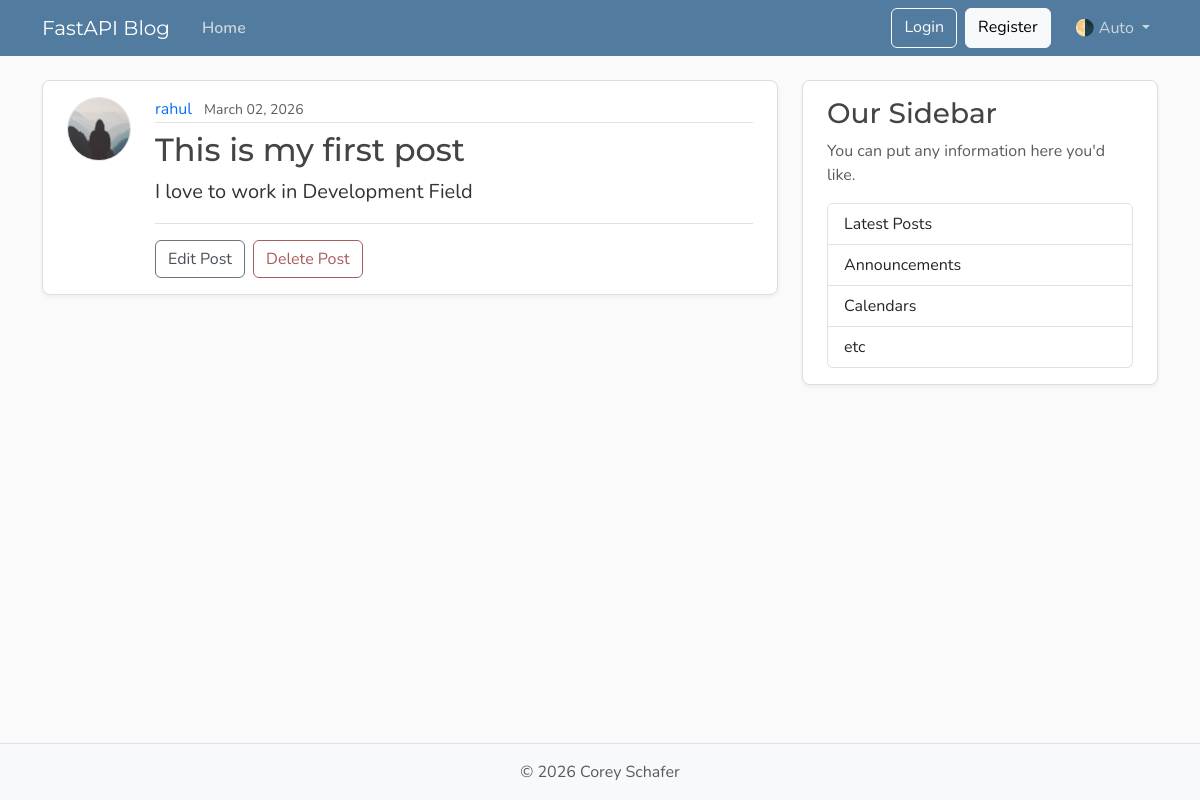
Before: /posts/1 with the older database file.
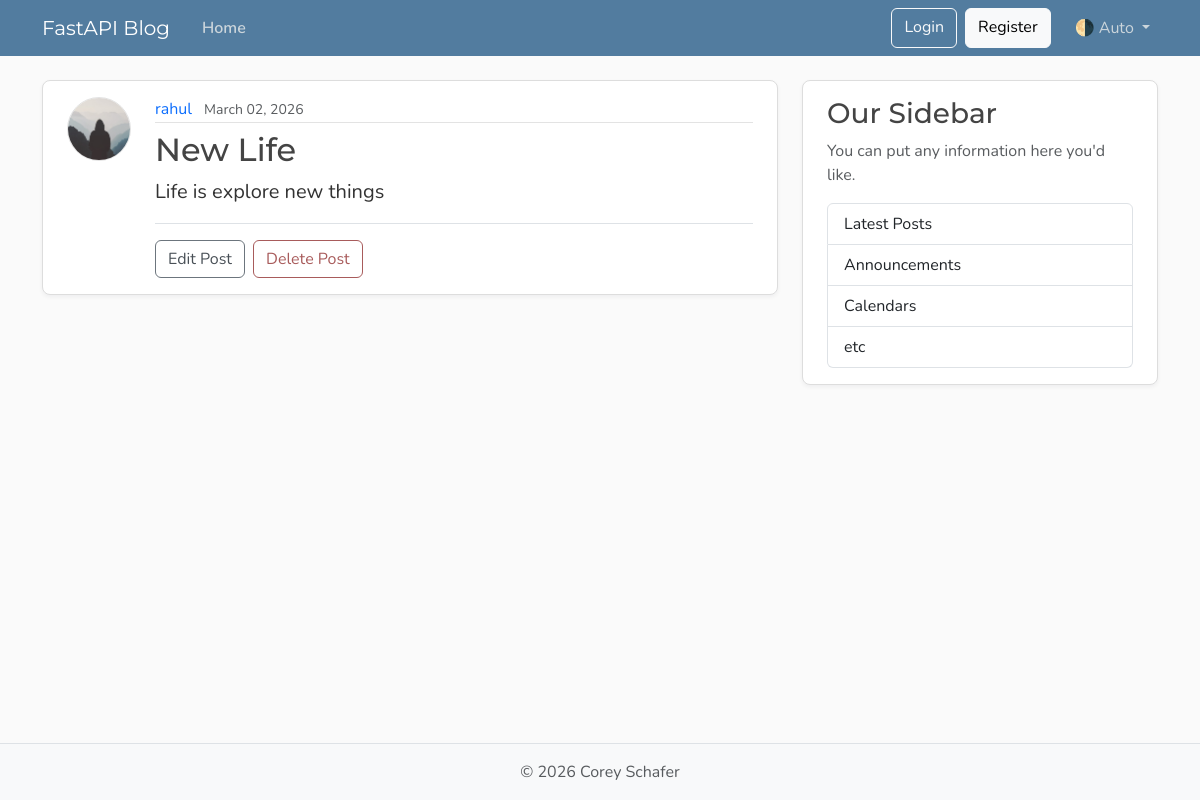
After: the same page with the newer database file.
### models.py (models this page shows, shortened)
class User(Base):
    __tablename__ = "users"
    id: Mapped[int] = mapped_column(Integer, primary_key=True, index=True)
    username: Mapped[str] = mapped_column(String(50), unique=True, nullable=False)
    email: Mapped[str] = mapped_column(String(120), unique=True, nullable=False)
    image_file: Mapped[str | None] = mapped_column(String(200), default=None, nullable=True)
    posts: Mapped[list[Post]] = relationship(back_populates="author", cascade="all, delete-orphan")

class Post(Base):
    __tablename__ = "posts"
    id: Mapped[int] = mapped_column(Integer, primary_key=True, index=True)
    title: Mapped[str] = mapped_column(String(50), unique=True, nullable=False)
    content: Mapped[str] = mapped_column(String(120), unique=True, nullable=False)
    user_id: Mapped[int] = mapped_column(ForeignKey("users.id"), nullable=True, index=True)
    date_posted: Mapped[datetime] = mapped_column(DateTime(timezone=True), default=lambda: datetime.now(UTC))
    author: Mapped[User] = relationship(back_populates="posts")

### main.py (the view)
@app.get("/posts/{post_id}", include_in_schema=False)
def post_page(request: Request, post_id: int, db:Annotated[Session, Depends(get_db)]):
    result = db.execute(select(models.Post).where(models.Post.id == post_id))
    post = result.scalars().first()
    if post:
        title = post.title[:50]
        return templates.TemplateResponse(
            request,
            "post.html",
            {"post": post, "title":title}
        )
    raise HTTPException(status_code=status.HTTP_404_NOT_FOUND, detail="post not found")

### templates/post.html
{% extends "layout.html" %}
{% block content %}
    <article class="content-section py-3 px-4 mb-4">
    <div class="d-flex align-items-start gap-4">
      <img class="rounded-circle article-img flex-shrink-0"
           src="{{ post.author.image_path }}"
           alt="{{ post.author.username }}'s profile picture"
           width="64"
           height="64"
           loading="lazy">
      <div class="flex-grow-1">
        <div class="article-metadata mb-2">
          <a class="me-2" href="{{ url_for('user_posts', user_id=post.author.id) }}">{{ post.author.username }}</a>
          <small class="text-body-secondary">{{ post.date_posted.strftime('%B %d, %Y') }} </small>
        </div>
        <h2 class="article-title">{{ post.title }}</h2>
        <p class="article-content">{{ post.content }}</p>
        <div class="post-actions mt-3 pt-3 border-top">
          <a class="btn btn-outline-secondary me-1" href="#">Edit Post</a>
          <button type="button"
                  class="btn btn-outline-danger"
                  data-bs-toggle="modal"
                  data-bs-target="#deleteModal">Delete Post</button>
        </div>
      </div>
    </div>
{% endblock content %}

### templates/layout.html (shortened to what this page needs)
<!DOCTYPE html>
<html lang="en">
  <head>
    <link href="https://cdn.jsdelivr.net/npm/bootstrap@5.3.8/dist/css/bootstrap.min.css"
          rel="stylesheet"
>
    <link rel="stylesheet" type="text/css" href="{{ url_for('static', path='css/main.css') }}">
  </head>
  <body class="d-flex flex-column min-vh-100">
    <header class="site-header">
      <nav class="navbar navbar-expand-md bg-steel fixed-top"
           data-bs-theme="dark">
        <div class="container">
          <a class="navbar-brand me-4" href="{{ url_for('home') }}">FastAPI Blog</a>
          <div class="collapse navbar-collapse" id="navbarToggle">
            <div class="navbar-nav me-auto">
              <a class="nav-link active" aria-current="page" href="{{ url_for('home') }}">Home</a>
            </div>
            <div class="navbar-nav">
              <a class="btn btn-outline-light mb-2 mb-md-0 me-md-2" href="#">Login</a>
              <a class="btn btn-light mb-2 mb-md-0 me-md-3" href="#">Register</a>
              <div class="nav-item dropdown">
                <a class="nav-link dropdown-toggle"
                   href="#"
                   role="button"
                   id="bd-theme"
                   data-bs-toggle="dropdown"
                   aria-expanded="false">
                  <span id="bd-theme-text">🌗 Auto</span>
                </a>
              </div>
            </div>
          </div>
        </div>
      </nav>
    </header>
    <main role="main" class="container">
      <div class="row">
        <div class="col-md-8">
          {% block content %}
          {% endblock content %}
        </div>
        <aside class="col-md-4">
          <div class="content-section py-3 px-4 mb-4">
            <h3>Our Sidebar</h3>
            <p class="text-body-secondary">You can put any information here you'd like.</p>
            <ul class="list-group">
              <li class="list-group-item">Latest Posts</li>
              <li class="list-group-item">Announcements</li>
              <li class="list-group-item">Calendars</li>
              <li class="list-group-item">etc</li>
            </ul>
          </div>
        </aside>
      </div>
    </main>
    <footer class="mt-auto py-3 bg-body-tertiary border-top">
      <div class="container text-center">
        <p class="text-body-secondary mb-0">
          © <span id="year"></span> Corey Schafer
        </p>
      </div>
    </footer>
  </body>
</html>

### static/css/main.css (style rules this page uses)
:root { --font-heading: "Montserrat", system-ui, -apple-system, BlinkMacSystemFont, sans-serif; --font-body: "Nunito", system-ui, -apple-system, BlinkMacSystemFont, sans-serif; --color-bg-body: #fafafa; --color-bg-content: #ffffff; --color-text-primary: #333333; --color-text-heading: #444444; --color-steel: #527c9f; --color-nav-link: #cbd5db; --color-nav-link-hover: #ffffff; --color-link-hover: #428bca; --color-border: #dddddd; --color-border-light: #e3e3e3; --spacing-xl: 5rem; --article-img-size: 4rem; --account-img-size: 7.813rem; }
body { font-family: var(--font-body); background: var(--color-bg-body); color: var(--color-text-primary); }
main { padding-top: var(--spacing-xl); }
h1, h2, h3, h4, h5, h6 { font-family: var(--font-heading); color: var(--color-text-heading); }
.navbar-brand { font-family: var(--font-heading); }
a { text-decoration: none; }
.bg-steel { background-color: var(--color-steel); }
.site-header .navbar-nav .nav-link { color: var(--color-nav-link); transition: color 0.2s ease-in-out; }
.site-header .navbar-nav .nav-link.active { font-weight: 600; }
.content-section { background: var(--color-bg-content); border: 1px solid var(--color-border); border-radius: 0.5rem; box-shadow: 0 2px 4px rgba(15, 23, 42, 0.05); transition: box-shadow 0.15s ease, transform 0.15s ease, border-color 0.15s ease; }
.article-title { color: var(--color-text-heading); transition: color 0.2s ease-in-out; }
.article-content { white-space: pre-line; font-size: 1.25rem; }
.article-img { height: var(--article-img-size); width: var(--article-img-size); flex-shrink: 0; object-fit: cover; border: 1px solid var(--color-border-light); box-shadow: 0 0 0 2px var(--color-bg-content); }
.article-metadata { padding-bottom: 0.063rem; border-bottom: 1px solid var(--color-border-light); }
.article-metadata a { transition: color 0.2s ease-in-out; }
.btn-outline-secondary { --bs-btn-color: #495057; --bs-btn-border-color: #6c757d; --bs-btn-hover-color: #fff; --bs-btn-hover-bg: #5a6268; --bs-btn-hover-border-color: #545b62; --bs-btn-active-color: #fff; --bs-btn-active-bg: #545b62; --bs-btn-active-border-color: #4e555b; }
.btn-outline-danger { --bs-btn-color: #a85b5b; --bs-btn-border-color: #a85b5b; --bs-btn-hover-color: #fff; --bs-btn-hover-bg: #924e4e; --bs-btn-hover-border-color: #874848; --bs-btn-active-color: #fff; --bs-btn-active-bg: #874848; --bs-btn-active-border-color: #7c4242; }
[data-bs-theme="dark"] { --color-bg-body: #1a1a1a; --color-bg-content: #2d2d2d; --color-text-primary: #e0e0e0; --color-text-heading: #f0f0f0; --color-border: #404040; --color-border-light: #4a4a4a; }

Changed rows visible on the page:
changed Post: title "This is my first post" → "New Life"; content "I love to work in Development Field" → "Life is explore new things"
